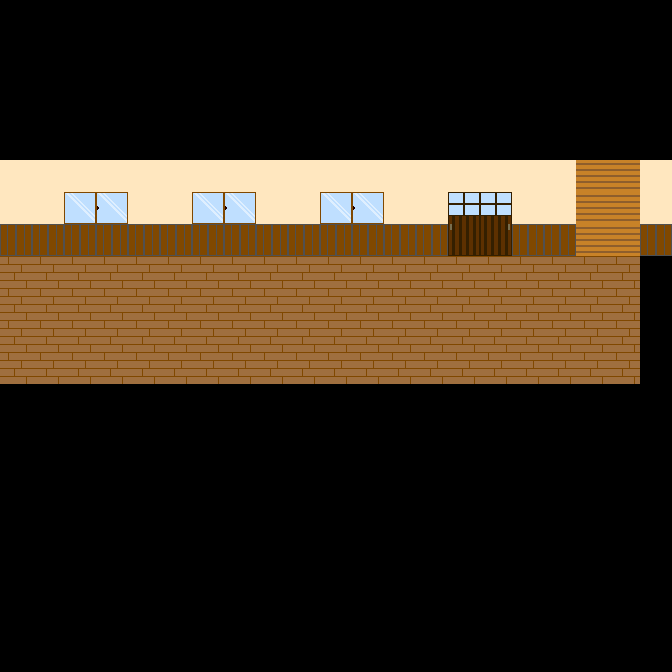

Tiled map render using the project's own tile images. Description and the whole map definition, tile-layer contents included, below:
An orthogonal 21x21 tile map with 32x32 px tiles, 1 tile layer (タイルレイヤー1).

<map version="1.10" tiledversion="1.11.2" orientation="orthogonal" renderorder="right-down" width="21" height="21" tilewidth="32" tileheight="32" infinite="0" nextlayerid="2" nextobjectid="1">
 <editorsettings>
  <export target="map5.csv" format="csv" />
 </editorsettings>
 <tileset firstgid="1" source="map_img.tsx" />
 <layer id="1" name="タイルレイヤー1" width="21" height="21">
  <data encoding="csv">
1,1,1,1,1,1,1,1,1,1,1,1,1,1,1,1,1,1,1,1,1,
1,1,1,1,1,1,1,1,1,1,1,1,1,1,1,1,1,1,1,1,1,
1,1,1,1,1,1,1,1,1,1,1,1,1,1,1,1,1,1,1,1,1,
1,1,1,1,1,1,1,1,1,1,1,1,1,1,1,1,1,1,1,1,1,
1,1,1,1,1,1,1,1,1,1,1,1,1,1,1,1,1,1,1,1,1,
4,4,4,4,4,4,4,4,4,4,4,4,4,4,4,4,4,4,18,18,4,
4,4,6,5,4,4,6,5,4,4,6,5,4,4,14,14,4,4,18,18,4,
3,3,3,3,3,3,3,3,3,3,3,3,3,3,12,13,3,3,18,18,3,
2,2,2,2,2,2,2,2,2,2,2,2,2,2,2,2,2,2,2,2,1,
2,2,2,2,2,2,2,2,2,2,2,2,2,2,2,2,2,2,2,2,1,
2,2,2,2,2,2,2,2,2,2,2,2,2,2,2,2,2,2,2,2,1,
2,2,2,2,2,2,2,2,2,2,2,2,2,2,2,2,2,2,2,2,1,
1,1,1,1,1,1,1,1,1,1,1,1,1,1,1,1,1,1,1,1,1,
1,1,1,1,1,1,1,1,1,1,1,1,1,1,1,1,1,1,1,1,1,
1,1,1,1,1,1,1,1,1,1,1,1,1,1,1,1,1,1,1,1,1,
1,1,1,1,1,1,1,1,1,1,1,1,1,1,1,1,1,1,1,1,1,
1,1,1,1,1,1,1,1,1,1,1,1,1,1,1,1,1,1,1,1,1,
1,1,1,1,1,1,1,1,1,1,1,1,1,1,1,1,1,1,1,1,1,
1,1,1,1,1,1,1,1,1,1,1,1,1,1,1,1,1,1,1,1,1,
1,1,1,1,1,1,1,1,1,1,1,1,1,1,1,1,1,1,1,1,1,
1,1,1,1,1,1,1,1,1,1,1,1,1,1,1,1,1,1,1,1,1
</data>
 </layer>
</map>
